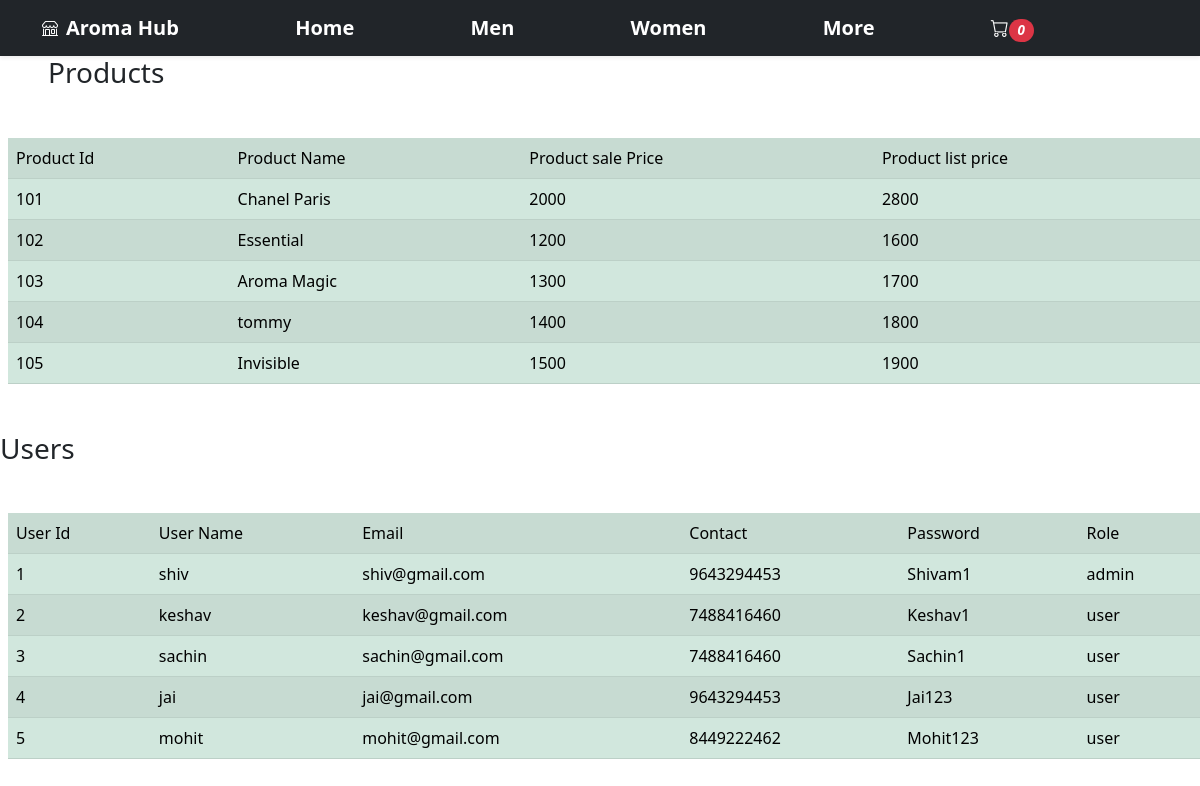
The app's page /adminpanel.php with its own data.
### tables this page shows
CREATE TABLE `Products` (
  `product_id` int NOT NULL,
  `product_name` varchar(100) DEFAULT NULL,
  `product_image` varchar(100) DEFAULT NULL,
  `product_sale_price` int DEFAULT NULL,
  `product_list_price` int DEFAULT NULL
);

CREATE TABLE `Users` (
  `user_id` int NOT NULL,
  `name` varchar(100) DEFAULT NULL,
  `email` varchar(100) DEFAULT NULL,
  `contact` varchar(100) DEFAULT NULL,
  `password` varchar(100) DEFAULT NULL,
  `role` enum('admin','user') DEFAULT NULL
);

### src/adminpanel.php (the view, shortened to what this page needs)
<!DOCTYPE html>
<html lang="en">
<head>
    <link href="https://cdn.jsdelivr.net/npm/bootstrap@5.2.0-beta1/dist/css/bootstrap.min.css" rel="stylesheet">
 <link rel="stylesheet" href="style.css">
 <link rel="stylesheet" href="https://cdn.jsdelivr.net/npm/bootstrap-icons@1.3.0/font/bootstrap-icons.css">
</head>
<body>
   <?php include "header.php"; ?>
   <?php include "connection.php";
    $sql = "SELECT `product_id`, `product_name`, `product_image`, `product_sale_price`, `product_list_price` FROM `Products` LIMIT 5";
    $sql1 = "SELECT `user_id`, `name`, `email`, `contact`, `password`, `role` FROM `Users` LIMIT 5";
    $result1 = mysqli_query($conn,$sql1);
    $result = mysqli_query($conn,$sql);
        $txt="<h3 class='mx-5'>Products</h3>";
        $txt.="<table class='table table-success table-striped mt-5 mx-2'><tr><td>Product Id</td><td>Product Name</td><td>Product sale Price</td><td>Product list price </td></tr>";
        foreach($result as $row){
           $txt.= '<tr><td>'.$row["product_id"].'</td><td>'.$row["product_name"].'</td><td>'.$row["product_sale_price"].'</td><td>'.$row["product_list_price"].'</td></tr>';
        }
        $txt.="</table>";
        $txt.="<h3 class='mt-5'>Users</h3>";
        $txt.="<table  class='table table-success table-striped mt-5 mx-2'><tr><td>User Id</td><td>User Name</td><td>Email</td><td>Contact</td><td>Password</td><td>Role</td></tr>";
        foreach($result1 as $row1){
           $txt.= '<tr><td>'.$row1["user_id"].'</td><td>'.$row1["name"].'</td><td>'.$row1["email"].'</td><td>'.$row1["contact"].'</td><td>'.$row1["password"].'</td><td>'.$row1["role"].'</td></tr>';
        }
$txt.="</table>";
echo $txt;
    ?>
</body>
</html>

### src/header.php (shortened to what this page needs)
<header>
  <div class="navbar navbar-dark bg-dark shadow-sm">
    <div class="container">
      <a href="index.php" class="navbar-brand d-flex align-items-center">
      <i class="bi bi-shop" style="font-size:16px;"></i>
            <strong class="mx-2">Aroma Hub</strong>
      </a>
      <a href="index.php" class="navbar-brand d-flex align-items-center">
            <strong class="mx-2">Home</strong>
      </a>
      <a href="#" class="navbar-brand d-flex align-items-center">
            <strong class="mx-2">Men</strong>
      </a>
      <a href="#" class="navbar-brand d-flex align-items-center">
            <strong class="mx-2">Women</strong>
      </a>
      <a href="#" class="navbar-brand d-flex align-items-center">
            <strong class="mx-2">More</strong>
      </a>
      <a href="cart.php" class="navbar-brand d-flex align-items-center">
            <strong class="mx-2"><i class="bi bi-cart" style="font-size:18px;"><span class="badge rounded-pill bg-danger" id="quant">0</span></i></strong>
      </a>
    </div>
  </div>
</header>

### src/style.css (style rules this page uses)
a, a:hover, a:focus, a:active { text-decoration: none; color: inherit; }

### records on screen
products: product_id "101", product_name "Chanel Paris", product_sale_price "2000", product_list_price "2800"
products: product_id "102", product_name "Essential", product_sale_price "1200", product_list_price "1600"
products: product_id "103", product_name "Aroma Magic", product_sale_price "1300", product_list_price "1700"
products: product_id "104", product_name "tommy", product_sale_price "1400", product_list_price "1800"
products: product_id "105", product_name "Invisible", product_sale_price "1500", product_list_price "1900"
users: user_id "1", name "shiv", email "shiv@gmail.com", contact "9643294453", password "Shivam1", role "admin"
users: user_id "2", name "keshav", email "keshav@gmail.com", contact "7488416460", password "Keshav1", role "user"
users: user_id "3", name "sachin", email "sachin@gmail.com", contact "7488416460", password "Sachin1", role "user"
users: user_id "4", name "jai", email "jai@gmail.com", contact "9643294453", password "Jai123", role "user"
users: user_id "5", name "mohit", email "mohit@gmail.com", contact "8449222462", password "Mohit123", role "user"
